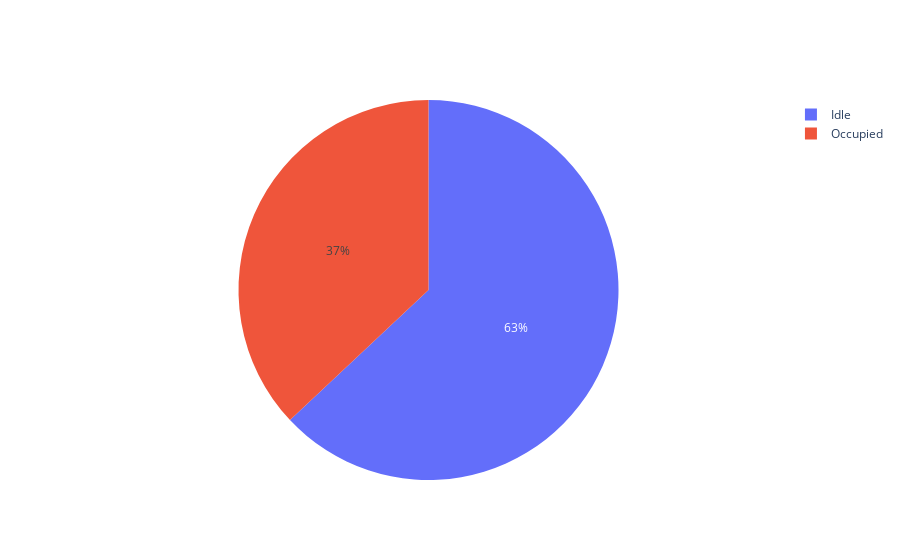

Notebook code for this chart:
### Code cell
import plotly.graph_objects as go

labels = ['Occupied','Idle']
values = [37, 63]
color = [ 'blue', 'navy']
fig = go.Figure(data=[go.Pie(labels=labels, values=values)])
fig.show()

### Figure 1 — Plotly figure (JSON) as saved in the notebook; plotly's stock layout.template omitted (floating-point values rounded to 4 significant figures)
{"data": [{"labels": ["Occupied", "Idle"], "type": "pie", "values": [37, 63]}], "layout": {}}
